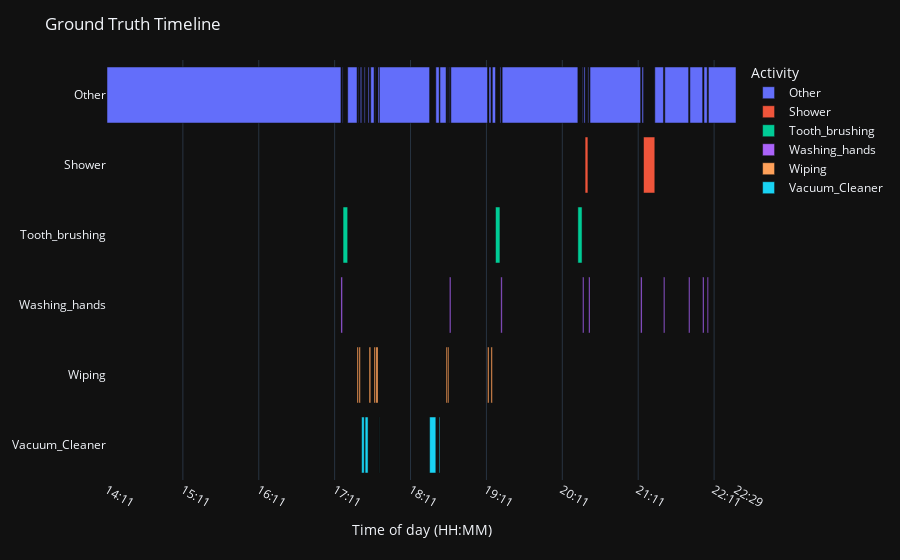
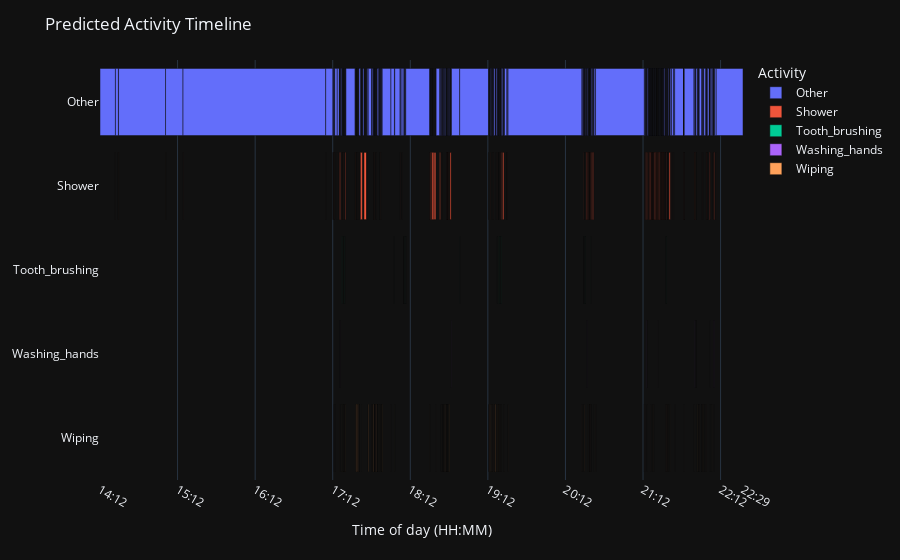

Write notebook code for charts like these, in order.
### Code cell
import os
from pathlib import Path

import pandas as pd
import plotly.express as px

# Configuration
DATA_ROOT = Path("../../Data/Experiment_Data/2_PreprocessDataset")
ACTIVITY_ORDER = [
    "Other", "Shower", "Tooth_brushing",
    "Washing_hands", "Wiping", "Vacuum_Cleaner"
]

# Utility Functions
def read_dataframe(folder: Path, filename: str) -> pd.DataFrame:
    """
    Load a CSV file into a pandas DataFrame.
    """
    return pd.read_csv(folder / filename)

def make_datetime(df: pd.DataFrame) -> pd.Series:
    """
    Combine separate Year/Month/Day/Hour/Min/Sec columns into a single datetime series.
    """
    return pd.to_datetime({
        "year": df["Year"].astype(int),
        "month": df["Month"].astype(int),
        "day": df["Day"].astype(int),
        "hour": df["Hour"].astype(int),
        "minute": df["Min"].astype(int),
        "second": df["Sec"].astype(int),
    })

def extract_intervals_from_annotations(df: pd.DataFrame) -> pd.DataFrame:
    """
    From annotation DataFrame with 'Start'/'End' events, build activity intervals.
    """
    records = []
    current_start = None
    current_act = None

    for _, row in df.iterrows():
        if row.Event == "Start":
            current_start = row.elapsed_td
            current_act = row.Activity
        elif row.Event == "End" and current_act == row.Activity and current_start is not None:
            records.append({
                "Activity": current_act,
                "start_td": current_start,
                "end_td": row.elapsed_td
            })
            current_start = None
            current_act = None

    return pd.DataFrame(records)

def extract_intervals_from_predictions(df: pd.DataFrame) -> pd.DataFrame:
    """
    Collapse consecutive identical predictions into intervals.
    """
    records = []
    prev_label = None
    prev_start = None

    for _, row in df.iterrows():
        label = row.Predict
        td = row.elapsed_td
        if prev_label is None:
            prev_label = label
            prev_start = td
        elif label != prev_label:
            records.append({
                "Activity": prev_label,
                "start_td": prev_start,
                "end_td": td
            })
            prev_label = label
            prev_start = td

    # Add last interval
    if prev_label is not None:
        records.append({
            "Activity": prev_label,
            "start_td": prev_start,
            "end_td": df.elapsed_td.iloc[-1]
        })

    return pd.DataFrame(records)

def fill_gaps(df_int: pd.DataFrame, full_start: pd.Timedelta, full_end: pd.Timedelta) -> pd.DataFrame:
    """
    Fill gaps between intervals with 'Other' activity.
    """
    filled = []
    prev_end = full_start

    for _, row in df_int.sort_values("start_td").iterrows():
        if row.start_td > prev_end:
            filled.append({
                "Activity": "Other",
                "start_td": prev_end,
                "end_td": row.start_td
            })
        filled.append(row.to_dict())
        prev_end = row.end_td

    if prev_end < full_end:
        filled.append({
            "Activity": "Other",
            "start_td": prev_end,
            "end_td": full_end
        })

    return pd.DataFrame(filled)

def add_wall_clock(df_int: pd.DataFrame, zero_dt: pd.Timestamp) -> pd.DataFrame:
    """
    Convert elapsed timedeltas to real datetimes by adding reference datetime.
    """
    df_int = df_int.copy()
    df_int["start_dt"] = zero_dt + df_int["start_td"]
    df_int["end_dt"] = zero_dt + df_int["end_td"]
    return df_int

def plot_timeline(df_int: pd.DataFrame, title: str) -> None:
    """
    Plot interactive timeline of activities using Plotly Express.
    """
    fig = px.timeline(
        df_int,
        x_start="start_dt",
        x_end="end_dt",
        y="Activity",
        color="Activity",
        category_orders={"Activity": ACTIVITY_ORDER}
    )

    min_dt = df_int["start_dt"].min()
    max_dt = df_int["end_dt"].max()

    fig.update_xaxes(
        type="date",
        range=[min_dt, max_dt],
        dtick=3600 * 1000,
        tickformat="%H:%M",
        title="Time of day (HH:MM)"
    )

    # Hourly ticks plus final
    tick_vals = []
    t = min_dt
    while t < max_dt:
        tick_vals.append(t)
        t += pd.Timedelta(hours=1)
    tick_vals.append(max_dt)

    fig.update_xaxes(
        tickmode="array",
        tickvals=tick_vals,
        ticktext=[t.strftime("%H:%M") for t in tick_vals]
    )

    fig.update_traces(
        hovertemplate=(
            "Activity: %{y}<br>"
            "Start: %{base|%Y-%m-%d %H:%M:%S}<br>"
            "End: %{x|%Y-%m-%d %H:%M:%S}<extra></extra>"
        )
    )

    fig.update_layout(title=title, yaxis_title=None)
    fig.show()

# Main execution
if __name__ == "__main__":
    participant = "201"
    folder = DATA_ROOT / participant

    # Process annotations
    df_anno = read_dataframe(folder, f"{participant}_Annotation_processed.csv")
    df_anno["datetime"] = make_datetime(df_anno)
    df_anno["elapsed_td"] = pd.to_timedelta(df_anno["Time"], unit="s")
    intervals_anno = extract_intervals_from_annotations(df_anno)

    # Determine full session range
    if "Session Start" in df_anno.Event.values:
        full_start = df_anno.loc[df_anno.Event == "Session Start", "elapsed_td"].iloc[0]
    else:
        full_start = intervals_anno["start_td"].min()
    if "Session Stop" in df_anno.Event.values:
        full_end = df_anno.loc[df_anno.Event == "Session Stop", "elapsed_td"].iloc[-1]
    else:
        full_end = intervals_anno["end_td"].max()

    # Fill gaps and convert to wall-clock time
    df_filled_anno = fill_gaps(intervals_anno, full_start, full_end)
    zero_dt = df_anno.loc[df_anno.Time == 0, "datetime"].iloc[0]
    df_filled_anno = add_wall_clock(df_filled_anno, zero_dt)
    plot_timeline(df_filled_anno, "Ground Truth Timeline")

    # Process predictions
    df_pred = read_dataframe(folder, f"{participant}_Predicted_Activity_processed.csv")
    df_pred["datetime"] = make_datetime(df_pred)
    df_pred["elapsed_td"] = pd.to_timedelta(df_pred["Time"], unit="s")
    intervals_pred = extract_intervals_from_predictions(df_pred)

    full_start_pred = pd.Timedelta(0)
    full_end_pred = df_pred["elapsed_td"].max()
    df_filled_pred = fill_gaps(intervals_pred, full_start_pred, full_end_pred)
    zero_dt_pred = df_pred.loc[df_pred.Time == 0, "datetime"].iloc[0]
    df_filled_pred = add_wall_clock(df_filled_pred, zero_dt_pred)
    plot_timeline(df_filled_pred, "Predicted Activity Timeline")

### Figure 1 — Plotly figure (JSON) as saved in the notebook; plotly's stock layout.template omitted (floating-point values rounded to 4 significant figures)
{"data": [{"alignmentgroup": "True", "base": ["2025-05-08T14:11:58", "2025-05-08T17:18:07.977000", "2025-05-08T17:22:15.726000", "2025-05-08T17:30:50.252000", "2025-05-08T17:32:17.613000", "2025-05-08T17:35:22.241000", "2025-05-08T17:38:22.897000", "2025-05-08T17:40:29.635000", "2025-05-08T17:44:17.919000", "2025-05-08T17:46:14.256000", "2025-05-08T17:47:22.653000", "2025-05-08T18:31:58.197000", "2025-05-08T18:35:16.143000", "2025-05-08T18:41:05.725000", "2025-05-08T18:42:16.700000", "2025-05-08T18:43:50.841000", "2025-05-08T19:13:58.765000", "2025-05-08T19:16:38.073000", "2025-05-08T19:22:39.721000", "2025-05-08T19:24:24.801000", "2025-05-08T20:27:35.056000", "2025-05-08T20:29:02.521000", "2025-05-08T20:32:12.715000", "2025-05-08T20:33:53.192000", "2025-05-08T21:15:00.899000", "2025-05-08T21:25:06.027000", "2025-05-08T21:33:00.611000", "2025-05-08T21:52:51.970000", "2025-05-08T22:03:59.173000", "2025-05-08T22:07:28.957000"], "hovertemplate": "Activity: %{y}<br>Start: %{base|%Y-%m-%d %H:%M:%S}<br>End: %{x|%Y-%m-%d %H:%M:%S}<extra></extra>", "legendgroup": "Other", "marker": {"color": "#636efa", "pattern": {"shape": ""}}, "name": "Other", "offsetgroup": "Other", "orientation": "h", "showlegend": true, "textposition": "auto", "x": [11100000.0, 28030.0, 444500.0, 22260.0, 60430.0, 40410.0, 48530.0, 157800.0, 17260.0, 59870.0, 2380000.0, 159000.0, 288500.0, 13310.0, 27260.0, 1740000.0, 93380.0, 150400.0, 41340.0, 3591000.0, 25520.0, 56330.0, 37940.0, 2399000.0, 69370.0, 411200.0, 1130000.0, 604200.0, 153000.0, 1309000.0], "xaxis": "x", "y": ["Other", "Other", "Other", "Other", "Other", "Other", "Other", "Other", "Other", "Other", "Other", "Other", "Other", "Other", "Other", "Other", "Other", "Other", "Other", "Other", "Other", "Other", "Other", "Other", "Other", "Other", "Other", "Other", "Other", "Other"], "yaxis": "y", "type": "bar"}, {"alignmentgroup": "True", "base": ["2025-05-08T20:29:58.851000", "2025-05-08T21:16:10.268000"], "hovertemplate": "Activity: %{y}<br>Start: %{base|%Y-%m-%d %H:%M:%S}<br>End: %{x|%Y-%m-%d %H:%M:%S}<extra></extra>", "legendgroup": "Shower", "marker": {"color": "#EF553B", "pattern": {"shape": ""}}, "name": "Shower", "offsetgroup": "Shower", "orientation": "h", "showlegend": true, "textposition": "auto", "x": [133900.0, 535800.0], "xaxis": "x", "y": ["Shower", "Shower"], "yaxis": "y", "type": "bar"}, {"alignmentgroup": "True", "base": ["2025-05-08T17:18:36.007000", "2025-05-08T19:19:08.499000", "2025-05-08T20:24:15.718000"], "hovertemplate": "Activity: %{y}<br>Start: %{base|%Y-%m-%d %H:%M:%S}<br>End: %{x|%Y-%m-%d %H:%M:%S}<extra></extra>", "legendgroup": "Tooth_brushing", "marker": {"color": "#00cc96", "pattern": {"shape": ""}}, "name": "Tooth_brushing", "offsetgroup": "Tooth_brushing", "orientation": "h", "showlegend": true, "textposition": "auto", "x": [219700.0, 211200.0, 199300.0], "xaxis": "x", "y": ["Tooth_brushing", "Tooth_brushing", "Tooth_brushing"], "yaxis": "y", "type": "bar"}, {"alignmentgroup": "True", "base": ["2025-05-08T17:16:56.248000", "2025-05-08T18:42:43.964000", "2025-05-08T19:23:21.063000", "2025-05-08T20:28:00.580000", "2025-05-08T20:32:50.656000", "2025-05-08T21:13:52.503000", "2025-05-08T21:31:57.181000", "2025-05-08T21:51:50.866000", "2025-05-08T22:02:56.160000", "2025-05-08T22:06:32.142000"], "hovertemplate": "Activity: %{y}<br>Start: %{base|%Y-%m-%d %H:%M:%S}<br>End: %{x|%Y-%m-%d %H:%M:%S}<extra></extra>", "legendgroup": "Washing_hands", "marker": {"color": "#ab63fa", "pattern": {"shape": ""}}, "name": "Washing_hands", "offsetgroup": "Washing_hands", "orientation": "h", "showlegend": true, "textposition": "auto", "x": [71730.0, 66880.0, 63740.0, 61940.0, 62540.0, 68400.0, 63430.0, 61100.0, 63010.0, 56820.0], "xaxis": "x", "y": ["Washing_hands", "Washing_hands", "Washing_hands", "Washing_hands", "Washing_hands", "Washing_hands", "Washing_hands", "Washing_hands", "Washing_hands", "Washing_hands"], "yaxis": "y", "type": "bar"}, {"alignmentgroup": "True", "base": ["2025-05-08T17:29:40.272000", "2025-05-08T17:31:12.509000", "2025-05-08T17:39:11.425000", "2025-05-08T17:43:07.410000", "2025-05-08T17:44:35.176000", "2025-05-08T18:40:04.675000", "2025-05-08T18:41:19.034000", "2025-05-08T19:12:50.568000", "2025-05-08T19:15:32.149000"], "hovertemplate": "Activity: %{y}<br>Start: %{base|%Y-%m-%d %H:%M:%S}<br>End: %{x|%Y-%m-%d %H:%M:%S}<extra></extra>", "legendgroup": "Wiping", "marker": {"color": "#FFA15A", "pattern": {"shape": ""}}, "name": "Wiping", "offsetgroup": "Wiping", "orientation": "h", "showlegend": true, "textposition": "auto", "x": [69980.0, 65100.0, 78210.0, 70510.0, 99080.0, 61050.0, 57670.0, 68200.0, 65920.0], "xaxis": "x", "y": ["Wiping", "Wiping", "Wiping", "Wiping", "Wiping", "Wiping", "Wiping", "Wiping", "Wiping"], "yaxis": "y", "type": "bar"}, {"alignmentgroup": "True", "base": ["2025-05-08T17:33:18.046000", "2025-05-08T17:36:02.647000", "2025-05-08T17:47:14.122000", "2025-05-08T18:27:02.447000", "2025-05-08T18:34:37.198000"], "hovertemplate": "Activity: %{y}<br>Start: %{base|%Y-%m-%d %H:%M:%S}<br>End: %{x|%Y-%m-%d %H:%M:%S}<extra></extra>", "legendgroup": "Vacuum_Cleaner", "marker": {"color": "#19d3f3", "pattern": {"shape": ""}}, "name": "Vacuum_Cleaner", "offsetgroup": "Vacuum_Cleaner", "orientation": "h", "showlegend": true, "textposition": "auto", "x": [124200.0, 140200.0, 8531.0, 295800.0, 38940.0], "xaxis": "x", "y": ["Vacuum_Cleaner", "Vacuum_Cleaner", "Vacuum_Cleaner", "Vacuum_Cleaner", "Vacuum_Cleaner"], "yaxis": "y", "type": "bar"}], "layout": {"xaxis": {"anchor": "y", "domain": [0.0, 1.0], "type": "date", "range": ["2025-05-08T14:11:58", "2025-05-08T22:29:17.930000"], "dtick": 3600000, "tickformat": "%H:%M", "title": {"text": "Time of day (HH:MM)"}, "tickmode": "array", "tickvals": ["2025-05-08T14:11:58", "2025-05-08T15:11:58", "2025-05-08T16:11:58", "2025-05-08T17:11:58", "2025-05-08T18:11:58", "2025-05-08T19:11:58", "2025-05-08T20:11:58", "2025-05-08T21:11:58", "2025-05-08T22:11:58", "2025-05-08T22:29:17.930000"], "ticktext": ["14:11", "15:11", "16:11", "17:11", "18:11", "19:11", "20:11", "21:11", "22:11", "22:29"]}, "yaxis": {"anchor": "x", "domain": [0.0, 1.0], "title": {}, "categoryorder": "array", "categoryarray": ["Vacuum_Cleaner", "Wiping", "Washing_hands", "Tooth_brushing", "Shower", "Other"]}, "legend": {"title": {"text": "Activity"}, "tracegroupgap": 0}, "margin": {"t": 60}, "barmode": "overlay", "title": {"text": "Ground Truth Timeline"}}}

### Figure 2 — Plotly figure (JSON) as saved in the notebook; plotly's stock layout.template omitted (floating-point values rounded to 4 significant figures; data arrays with more than 128 entries replaced by an {"elided": "..."} marker saying what was removed)
{"data": [{"alignmentgroup": "True", "base": {"elided": "383 str values"}, "hovertemplate": "Activity: %{y}<br>Start: %{base|%Y-%m-%d %H:%M:%S}<br>End: %{x|%Y-%m-%d %H:%M:%S}<extra></extra>", "legendgroup": "Other", "marker": {"color": "#636efa", "pattern": {"shape": ""}}, "name": "Other", "offsetgroup": "Other", "orientation": "h", "showlegend": true, "textposition": "auto", "x": {"elided": "383 float values"}, "xaxis": "x", "y": {"elided": "383 str values"}, "yaxis": "y", "type": "bar"}, {"alignmentgroup": "True", "base": {"elided": "224 str values"}, "hovertemplate": "Activity: %{y}<br>Start: %{base|%Y-%m-%d %H:%M:%S}<br>End: %{x|%Y-%m-%d %H:%M:%S}<extra></extra>", "legendgroup": "Shower", "marker": {"color": "#EF553B", "pattern": {"shape": ""}}, "name": "Shower", "offsetgroup": "Shower", "orientation": "h", "showlegend": true, "textposition": "auto", "x": {"elided": "224 float values"}, "xaxis": "x", "y": {"elided": "224 str values"}, "yaxis": "y", "type": "bar"}, {"alignmentgroup": "True", "base": ["2025-05-08T17:19:06.061000", "2025-05-08T17:19:59.886000", "2025-05-08T17:20:26.802000", "2025-05-08T17:20:52.672000", "2025-05-08T17:21:09.908000", "2025-05-08T17:21:17.411000", "2025-05-08T17:59:49.531000", "2025-05-08T18:07:22.295000", "2025-05-08T18:07:26.590000", "2025-05-08T18:07:30.062000", "2025-05-08T18:07:34.793000", "2025-05-08T18:07:40.878000", "2025-05-08T18:07:43.003000", "2025-05-08T18:08:00.913000", "2025-05-08T18:08:32.027000", "2025-05-08T18:08:34.172000", "2025-05-08T18:50:15.747000", "2025-05-08T19:19:30.277000", "2025-05-08T19:20:00.451000", "2025-05-08T19:21:08.187000", "2025-05-08T19:21:17.904000", "2025-05-08T19:21:25.443000", "2025-05-08T19:21:32.963000", "2025-05-08T19:21:59.854000", "2025-05-08T19:22:14.897000", "2025-05-08T20:26:31.470000", "2025-05-08T20:26:45.482000", "2025-05-08T20:26:47.642000", "2025-05-08T20:26:57.337000", "2025-05-08T20:27:07.036000", "2025-05-08T20:27:15.614000", "2025-05-08T20:31:43.551000", "2025-05-08T21:29:47.919000", "2025-05-08T21:29:52.249000", "2025-05-08T21:29:54.377000"], "hovertemplate": "Activity: %{y}<br>Start: %{base|%Y-%m-%d %H:%M:%S}<br>End: %{x|%Y-%m-%d %H:%M:%S}<extra></extra>", "legendgroup": "Tooth_brushing", "marker": {"color": "#00cc96", "pattern": {"shape": ""}}, "name": "Tooth_brushing", "offsetgroup": "Tooth_brushing", "orientation": "h", "showlegend": true, "textposition": "auto", "x": [2172.0, 3211.0, 1090.0, 1096.0, 1060.0, 3232.0, 1069.0, 3232.0, 224.0, 2140.0, 1087.0, 1057.0, 1280.0, 4303.0, 1085.0, 214.0, 1057.0, 1083.0, 1077.0, 1070.0, 1073.0, 3223.0, 1087.0, 1063.0, 2155.0, 7539.0, 1065.0, 3231.0, 1084.0, 1062.0, 1082.0, 1088.0, 1099.0, 1061.0, 1110.0], "xaxis": "x", "y": ["Tooth_brushing", "Tooth_brushing", "Tooth_brushing", "Tooth_brushing", "Tooth_brushing", "Tooth_brushing", "Tooth_brushing", "Tooth_brushing", "Tooth_brushing", "Tooth_brushing", "Tooth_brushing", "Tooth_brushing", "Tooth_brushing", "Tooth_brushing", "Tooth_brushing", "Tooth_brushing", "Tooth_brushing", "Tooth_brushing", "Tooth_brushing", "Tooth_brushing", "Tooth_brushing", "Tooth_brushing", "Tooth_brushing", "Tooth_brushing", "Tooth_brushing", "Tooth_brushing", "Tooth_brushing", "Tooth_brushing", "Tooth_brushing", "Tooth_brushing", "Tooth_brushing", "Tooth_brushing", "Tooth_brushing", "Tooth_brushing", "Tooth_brushing"], "yaxis": "y", "type": "bar"}, {"alignmentgroup": "True", "base": ["2025-05-08T17:17:22.558000", "2025-05-08T17:17:50.552000", "2025-05-08T18:43:48.586000", "2025-05-08T20:28:32.708000", "2025-05-08T20:28:52.047000", "2025-05-08T21:14:53.681000", "2025-05-08T21:15:01.257000", "2025-05-08T21:23:32.786000", "2025-05-08T21:52:08.408000", "2025-05-08T21:52:14.882000", "2025-05-08T21:52:46.264000", "2025-05-08T21:52:49.713000", "2025-05-08T21:52:52.271000", "2025-05-08T22:03:56.681000", "2025-05-08T22:06:55.751000", "2025-05-08T22:07:06.555000"], "hovertemplate": "Activity: %{y}<br>Start: %{base|%Y-%m-%d %H:%M:%S}<br>End: %{x|%Y-%m-%d %H:%M:%S}<extra></extra>", "legendgroup": "Washing_hands", "marker": {"color": "#ab63fa", "pattern": {"shape": ""}}, "name": "Washing_hands", "offsetgroup": "Washing_hands", "orientation": "h", "showlegend": true, "textposition": "auto", "x": [1060.0, 1066.0, 3223.0, 2155.0, 1107.0, 4344.0, 2129.0, 1060.0, 2172.0, 2154.0, 1291.0, 1284.0, 1064.0, 1093.0, 3255.0, 2151.0], "xaxis": "x", "y": ["Washing_hands", "Washing_hands", "Washing_hands", "Washing_hands", "Washing_hands", "Washing_hands", "Washing_hands", "Washing_hands", "Washing_hands", "Washing_hands", "Washing_hands", "Washing_hands", "Washing_hands", "Washing_hands", "Washing_hands", "Washing_hands"], "yaxis": "y", "type": "bar"}, {"alignmentgroup": "True", "base": {"elided": "180 str values"}, "hovertemplate": "Activity: %{y}<br>Start: %{base|%Y-%m-%d %H:%M:%S}<br>End: %{x|%Y-%m-%d %H:%M:%S}<extra></extra>", "legendgroup": "Wiping", "marker": {"color": "#FFA15A", "pattern": {"shape": ""}}, "name": "Wiping", "offsetgroup": "Wiping", "orientation": "h", "showlegend": true, "textposition": "auto", "x": {"elided": "180 float values"}, "xaxis": "x", "y": {"elided": "180 str values"}, "yaxis": "y", "type": "bar"}], "layout": {"xaxis": {"anchor": "y", "domain": [0.0, 1.0], "type": "date", "range": ["2025-05-08T14:12:05", "2025-05-08T22:29:24.930000"], "dtick": 3600000, "tickformat": "%H:%M", "title": {"text": "Time of day (HH:MM)"}, "tickmode": "array", "tickvals": ["2025-05-08T14:12:05", "2025-05-08T15:12:05", "2025-05-08T16:12:05", "2025-05-08T17:12:05", "2025-05-08T18:12:05", "2025-05-08T19:12:05", "2025-05-08T20:12:05", "2025-05-08T21:12:05", "2025-05-08T22:12:05", "2025-05-08T22:29:24.930000"], "ticktext": ["14:12", "15:12", "16:12", "17:12", "18:12", "19:12", "20:12", "21:12", "22:12", "22:29"]}, "yaxis": {"anchor": "x", "domain": [0.0, 1.0], "title": {}, "categoryorder": "array", "categoryarray": ["Vacuum_Cleaner", "Wiping", "Washing_hands", "Tooth_brushing", "Shower", "Other"]}, "legend": {"title": {"text": "Activity"}, "tracegroupgap": 0}, "margin": {"t": 60}, "barmode": "overlay", "title": {"text": "Predicted Activity Timeline"}}}
